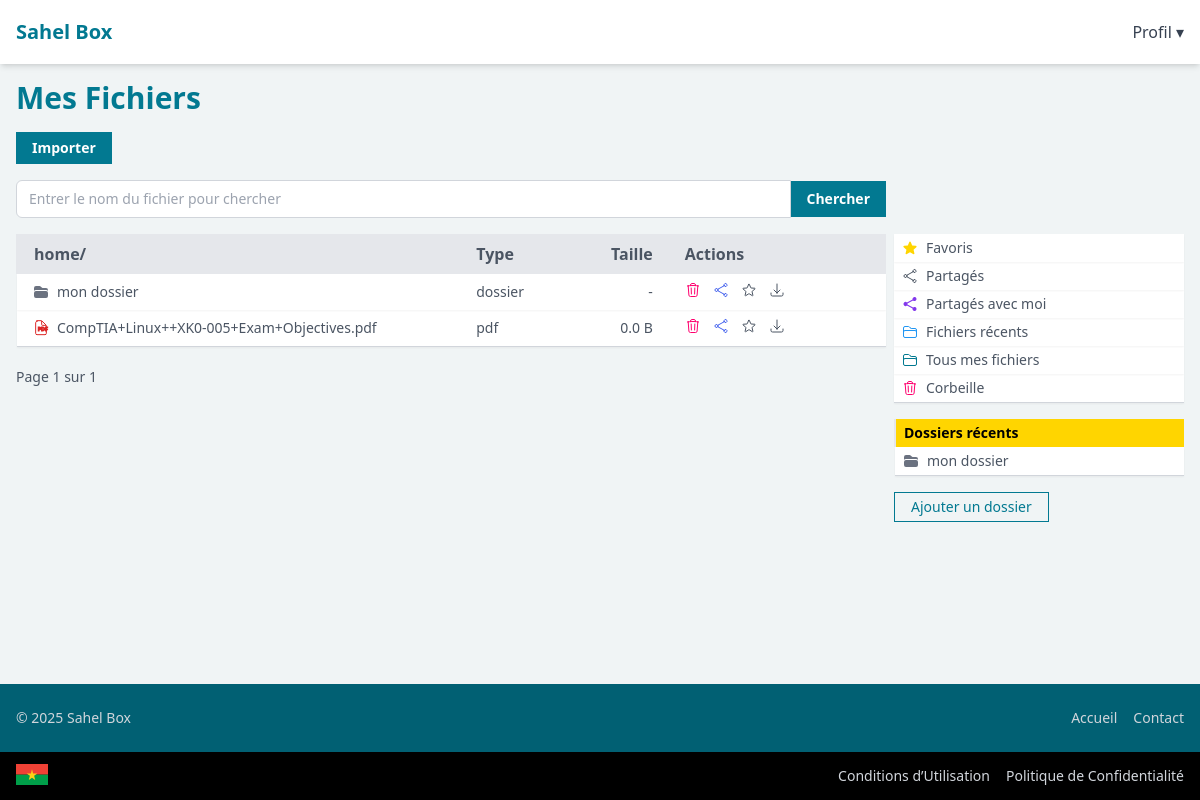
Before: /mon-box/ (signed in) with the older database file.
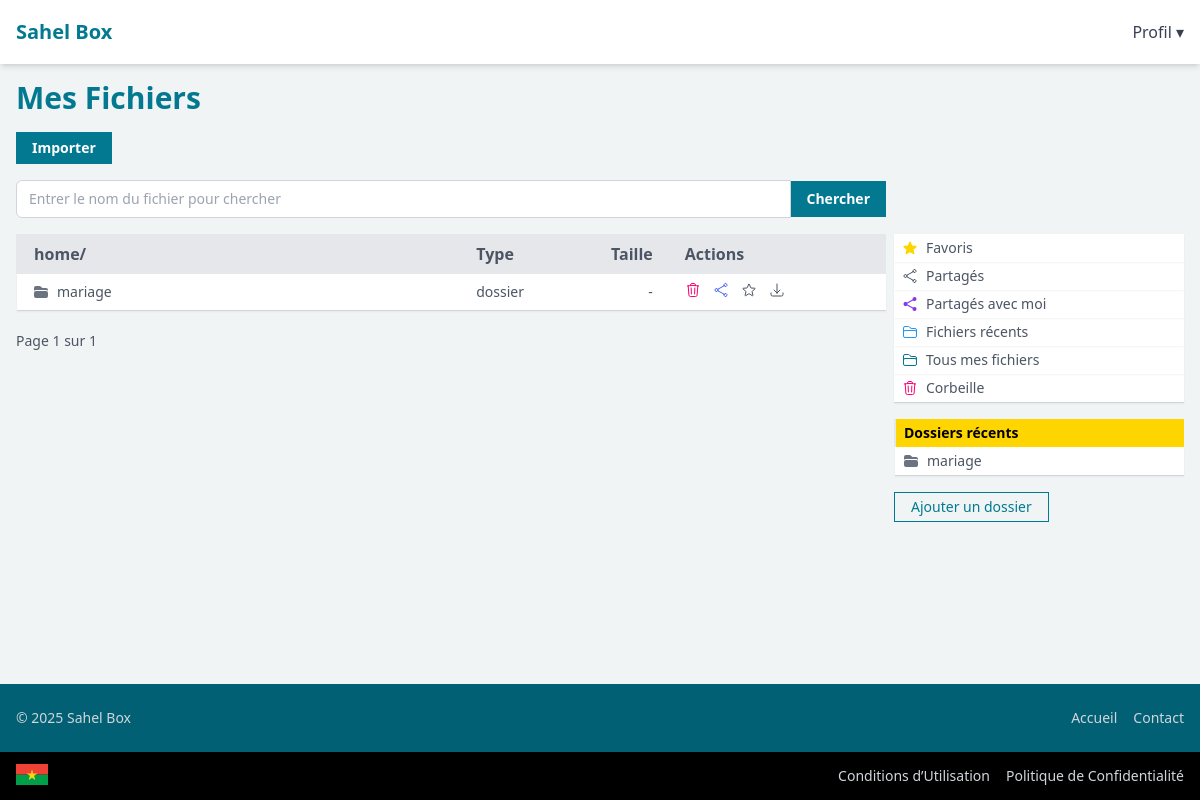
After: the same page with the newer database file.
### drive/models.py (models this page shows, shortened)
class FolderRecord(models.Model):
    name = models.CharField(max_length=255)
    description = models.CharField(max_length=255, null=True, blank=True)
    slug = models.SlugField(max_length=255, unique=True, blank=True)
    is_shared = models.BooleanField(default=False)
    shared_at = models.DateTimeField(null=True, blank=True)
    shared_uuid = models.UUIDField(default=uuid.uuid4, unique=True)
    created_at = models.DateTimeField(auto_now_add=True)
    expires_at = models.DateTimeField(null=True, blank=True)
    is_deleted = models.BooleanField(default=False)
    deleted_at = models.DateTimeField(null=True, blank=True)
    is_favorite = models.BooleanField(default=False)
    user = models.ForeignKey(
        get_user_model(),
        on_delete=models.CASCADE,
        related_name='folders'
    )
    parent = models.ForeignKey(
        'self',
        null=True,
        blank=True,
        on_delete=models.CASCADE,
        related_name='subfolders'
    )
    class Meta:
        unique_together = ('user', 'parent', 'name')  # prevent duplicate folder names within same parent
        ordering = ['name']
    @property
    def display_name(self):
        return self.name
    @property
    def type(self):
        return 'folder'
    @property
    def display_type(self):
        return 'dossier'

class FileRecord(models.Model):
    file = models.FileField(upload_to=user_directory_path)
    original_filename = models.CharField(max_length=255)
    description = models.TextField(blank=True)
    slug = models.SlugField(max_length=255, unique=True, blank=True)
    created_at = models.DateTimeField(auto_now_add=True)
    is_deleted = models.BooleanField(default=False)
    deleted_at = models.DateTimeField(null=True, blank=True)
    is_shared = models.BooleanField(default=False)
    shared_at = models.DateTimeField(null=True, blank=True)
    shared_uuid = models.UUIDField(default=uuid.uuid4, unique=True)
    download_limit = models.IntegerField(null=True, blank=True)
    download_count = models.PositiveIntegerField(default=0)
    last_accessed_at = models.DateTimeField(auto_now_add=True, null=True, blank=True)
    expires_at = models.DateTimeField(null=True, blank=True)
    is_favorite = models.BooleanField(default=False)
    folder = models.ForeignKey(
        'drive.FolderRecord',
        on_delete=models.SET_NULL,
        related_name='files',
        null=True,
        blank=True,
    )
    user = models.ForeignKey(
        get_user_model(),
        on_delete=models.CASCADE,
        related_name='files'
    )
    @property
    def size(self):
        if self.file and hasattr(self.file, 'path'):
            try:
                size_bytes = os.path.getsize(self.file.path)
                return size_bytes
            except OSError:
                return 0
        return 0
    @property
    def file_extension(self):
        name = self.file.name
        return os.path.splitext(name)[1].lower().lstrip('.')
    @property
    def display_name(self):
        return self.original_filename
    @property
    def type(self):
        return 'file'
    @property
    def display_type(self):
        return self.file_extension
    @property
    def display_type_group(self):
        ext = self.display_type.lower()
        categories = {
            'pdf': ['pdf'],
            'image': ['jpg', 'jpeg', 'png', 'gif', 'bmp', 'svg', 'webp', 'tiff'],
            'document': ['pdf', 'doc', 'docx', 'odt', 'rtf', 'txt', 'md'],
            'spreadsheet': ['xls', 'xlsx', 'csv', 'ods'],
            'presentation': ['ppt', 'pptx', 'odp'],
            'archive': ['zip', 'rar', '7z', 'tar', 'gz'],
            'audio': ['mp3', 'wav', 'ogg', 'aac', 'flac', 'm4a'],
            'video': ['mp4', 'webm', 'mov', 'avi', 'mkv', 'wmv', 'flv'],
        }
        for category, extensions in categories.items():
            if ext in extensions:
                return category
        return 'other'
    @property
    def display_size(self):
        return sizeof_fmt(self.size)
    class Meta:
        ordering = ['-created_at']

### drive/views.py (the view, shortened to what this page needs)
# urls.py: path('', views.my_drive_view, name='my-box'),
def my_drive_view(request):
    page_size = request.GET.get('page_size', '20')
    if is_valid_int(page_size):
        page_size = int(page_size)
    else:
        page_size = 20
    page = request.GET.get('page', '1')
    if is_valid_int(page):
        page = int(page)
    else:
        page = 1
    folder_slug = request.GET.get('dossier')
    folder = None
    files=list()
    folders=list()
    if folder_slug == 'fichiers-recents':
        logger.info(f'fetching {folder_slug}...')
        files = FileRecord.objects.filter(
            user=request.user,
            is_deleted=False,
        ).order_by('-last_accessed_at')
        folders = FolderRecord.objects.none()
    elif folder_slug == 'partages-avec-moi':
        logger.info(f'fetching {folder_slug}...')
        files = FileRecord.objects.none()
        folders = FolderRecord.objects.none()
    else:
        logger.info(f'fetching root folders and files...')
        files = FileRecord.objects.filter(
            user=request.user,
            is_deleted=False,
            folder=None
        )
        folders = FolderRecord.objects.filter(
            is_deleted=False,
            user=request.user,
            parent=None
        )
    items = list(folders) + list(files)
    paginator = Paginator(items, page_size)
    page_obj = paginator.get_page(page)
    return render(request, 'drive/my-drive.html', {
        'files': page_obj,
        'folders': folders,
        'folder': folder,
        'folder_slug': folder_slug,
        'page_data': page_obj,
        'recent_folders': folders.order_by('-created_at')[:10]
    })

### core/utils.py (called while the page is built)
def is_valid_int(s):
    if not s:
        return False
    try:
        int(s)
        return True
    except ValueError:
        return False

### drive/models.py (called while the page is built)
def sizeof_fmt(num, suffix="B"):
    for unit in ["", "K", "M", "G", "T", "P", "E", "Z"]:
        if abs(num) < 1024.0:
            return f"{num:.1f} {unit}{suffix}"
        num /= 1024.0
    return f"{num:.1f} Y{suffix}"

### drive/templates/drive/my-drive.html (shortened to what the changed rows need)
{% extends 'base.html' %}
{% block content %}
<h1 class="text-xl md:text-2xl lg:text-3xl font-bold mb-4 text-[#027991]">Mes Fichiers</h1>
<div>
    <div class="grid md:grid-cols-[3fr_1fr] sm:grid-cols-1 gap-2 mt-4">
        <div>
            <table class="border-b border-gray-300 w-full" id="file-table">
                <thead class="bg-gray-200">
                    <tr>
                        <th class="px-4 py-2 text-left text-md text-gray-600 font-semibold border-l-2 border-gray-200">
                            <a href="{% url 'my-box' %}" class="hover:text-[#027991]">home</a>/ </th>
                        <th class="w-[20%] md:w-[12%] px-4 py-2 text-left text-md text-gray-600 font-semibold">
                            Type
                        </th>
                        <th
                            class="w-[20%] md:w-[12%] px-4 py-2 text-left text-md text-gray-600 font-semibold text-right">
                            Taille
                        </th>
                        <th class="w-[25%] px-4 py-2 text-left text-md text-gray-600 font-semibold">
                            Actions
                        </th>
                    </tr>
                </thead>
                <tbody class="bg-white">
                    {% for item in page_data %}
                    <tr class="shadow shadow-sm group hover:bg-gray-50 hover:text-[#027991]">
                        <td class="px-4 py-2 text-md">
                            <div>
                            {% if item.type == 'folder' %}
                                <a href="{% url 'my-box' %}?dossier={{item.slug}}"
                                    class="text-sm flex space-x-2 items-center">
                                    <span class="text-sm text-gray-600">{{item.display_name}}</span>
                                </a>
                                {% else %}
                                <a href="{% url 'file-details' item.slug %}"
                                    class="text-sm flex space-x-2 items-center">
                                    {% include 'partials/record-icon.html' with display_type_group=item.display_type_group %}
                                    <span class="text-sm text-gray-600">{{item.display_name}}</span>
                                </a>
                                {% endif %}
                            </div>
                        </td>
                        <td class="px-4 py-2 text-sm text-gray-600">{{item.display_type}}</td>
                        <td class="px-4 py-2 text-sm text-right text-gray-600">
                            {% if item.type == 'folder' %}
                            -
                            {% else %}
                            {{item.display_size}}
                            {% endif %}
                        </td>
                        <td class="px-4 py-2 text-sm flex items-center space-x-3">
                            {% if item.type == 'folder' %}
                            {% url 'delete-folder' item.slug as delete_url %}
                            {% url 'share-folder' item.slug as share_url %}
                            {% url 'download-folder' item.slug as download_url %}
                            {% else %}
                            {% url 'delete-file' item.slug as delete_url %}
                            {% url 'share-file' item.slug as share_url %}
                            {% url 'download-file' item.slug as download_url %}
                            {% endif %}
                            <a href="{{delete_url}}">
                            </a>
                            <a href="{{share_url}}">
                            </a>
                            <a href="{% url 'toggle-favorite' item.slug %}?type={{item.type}}{% if folder_slug %}&dossier={{folder_slug}}{%endif%}">
                            </a>
                            <a href="{{download_url}}">
                            </a>
                        </td>
                    </tr>
                    {% endfor %}
                </tbody>
            </table>
        </div>
        <div id="right-pane">
            <div id="my-folders">
                {% if recent_folders %}
                <table class="min-w-full border-b border-gray-300 mt-4">
                    <thead class="bg-[#ffd500]">
                        <tr>
                            <th class="px-2 py-1 text-left text-sm font-semibold border-l-2 border-gray-200">
                                <div>
                                    <a href="#" class="flex items-center space-x-2 justify-between">
                                        Dossiers récents
                                    </a>
                                </div>
                            </th>
                        </tr>
                    </thead>
                    <tbody class="bg-white">
                        {% for my_folder in recent_folders %}
                        <tr class="shadow shadow-sm group hover:bg-gray-50">
                            <td class="px-2 py-1 text-sm text-gray-600 hover:text-[#027991]">
                                <a class="flex items-center space-x-2" href="{% url 'my-box' %}?dossier={{my_folder.slug}}">
                                    <span>{{ my_folder.display_name }}</span>
                                </a>
                            </td>
                        </tr>
                        {% endfor %}
                    </tbody>
                </table>
                {% endif %}
            </div>
        </div>
    </div>
</div>
{% endblock %}

### drive/templates/partials/record-icon.html (shortened to what this page needs)
    {% if display_type_group == 'pdf' %}
    <svg xmlns="http://www.w3.org/2000/svg" class="w-4 h-4 shrink-0 text-red-600" fill="none" viewBox="0 0 24 24"
        stroke="currentColor" stroke-width="1.5">
        <text x="7" y="17" fill="currentColor" font-size="8" font-weight="bold">PDF</text>
    </svg>
    {% endif %}

Changed rows visible on the page:
no longer on this page (row edited): FolderRecord: display_name "mon dossier", display_type "dossier", is_favorite False (drawn)
no longer on this page (row edited): FileRecord: shows "PDF", display_name "CompTIA+Linux++XK0-005+Exam+Objectives.pdf", display_type "pdf", display_size "0.0 B", is_favorite False (drawn)
added FolderRecord: display_name "mariage", display_type "dossier", is_favorite False (drawn)
